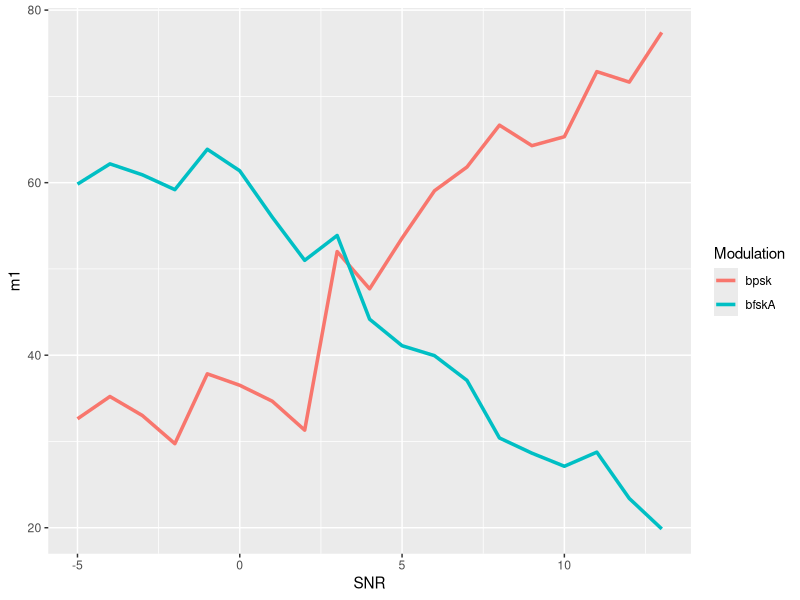

Write R code to recreate this figure.

setwd("C://Users//Ken//Documents//GitHub//MSC_Project")

library(ggplot2)
library(reshape2)

dat = read.table("data//worstCaseDat.txt", header=F, sep=",")

names(dat) = c("SNR", "bpsk", "bfskA")
ggdata = melt(dat, id.vars="SNR", measure.vars=c("bpsk","bfskA"), 
          variable.name="Modulation", value.name="m1")

gg = ggplot(ggdata, aes(x=SNR, y=m1)) + 
      geom_line(size=1.2, aes(color=Modulation))





